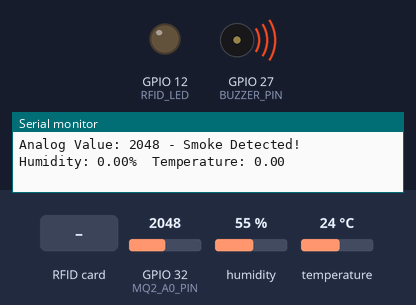
Recording of a sketch running on a simulated ESP32. On the bench: output pins drawn as LEDs (lit = HIGH), buzzer (waves = sounding), the last lines printed to the serial monitor. The test bench sets the inputs (shaded band); at power-on: GPIO 32 (MQ2_A0_PIN) = 2048, humidity 55 %, temperature 24 °C. WiFi joins after 1.5 s; servers stay silent unless stated.

Above: at 3.0 s.
3.1 s: RFID card 93 EA 90 28 held to the reader
At 5.1 s:
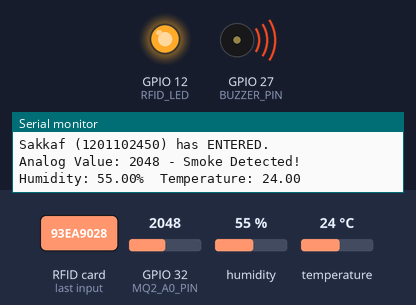
5.4 s: GPIO 32 (MQ2_A0_PIN) set to 1038
7.1 s: GPIO 32 (MQ2_A0_PIN) set to 946
At 8.9 s:
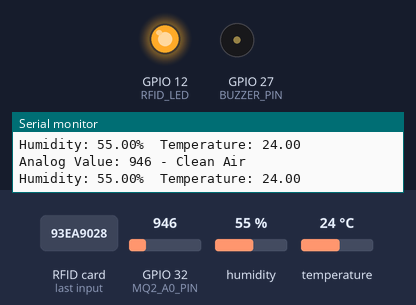
9.5 s: GPIO 32 (MQ2_A0_PIN) set to 1040
At 10.5 s:
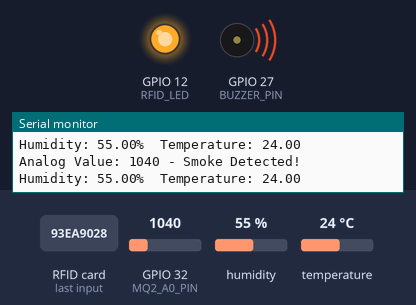
11.6 s: GPIO 32 (MQ2_A0_PIN) set to 960
At 13.3 s:
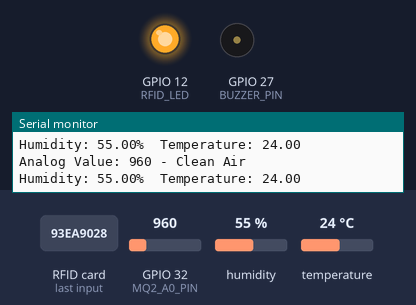
Timing chart, 0 to 14.8 s (numbered marks = the images above; inputs shaded):
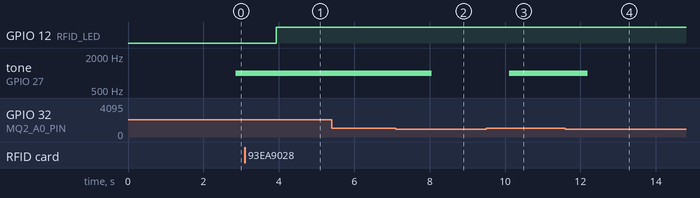

The sketch:

ESP32_RFID_LED_DHT22_FAN__MQ2_Buzzer_Blynk.ino
```cpp
//BLYNK
#define BLYNK_TEMPLATE_ID ""
#define BLYNK_TEMPLATE_NAME ""
#define BLYNK_AUTH_TOKEN    ""
//WIFI
const char* ssid     = "";
const char* password = "";
//LIBRARIES
#include <WiFi.h>
#include <BlynkSimpleEsp32.h>
#include <SPI.h>
#include <MFRC522.h>
#include "DHT.h"
//PINS
#define DHTPIN 15
#define DHTTYPE DHT22
#define SS_PIN   21
#define RST_PIN  22
#define RFID_LED  12
#define DHT_FAN 25
#define MQ2_A0_PIN 32
#define BUZZER_PIN 27

#define Virt_RFID V0
#define Virt_Lights V1
#define Virt_NumPeople V2
#define Virt_DHTstatus V3
#define Virt_Temperature V4
#define Virt_Humidity V5
#define Virt_Fan V6
#define Virt_AirQuality V8
#define Virt_Buzzer V7

DHT dht(DHTPIN, DHTTYPE);
MFRC522 rfid(SS_PIN, RST_PIN);

//USER DATABASE
struct User {
  byte uid[4];
  const char* name;
  const char* id;
  bool  isInside;
};

User users[] = {
  {{0x93, 0xEA, 0x90, 0x28}, "Sakkaf", "1201102450", false},
  {{0xC3, 0x0A, 0xD4, 0x2C}, "Ghaleb", "1201102570", false}
};
const int userCount = sizeof(users) / sizeof(users[0]);
int numPeople = 0;
float h, t;

void setup() {
  Serial.begin(9600);

  Blynk.begin(BLYNK_AUTH_TOKEN, ssid, password);

  SPI.begin();
  rfid.PCD_Init();
  delay(4);
  rfid.PCD_SetAntennaGain(rfid.RxGain_max);

  pinMode(RFID_LED, OUTPUT);
  pinMode(DHT_FAN, OUTPUT);
  dht.begin();

  pinMode(MQ2_A0_PIN , INPUT);
  pinMode(BUZZER_PIN, OUTPUT);
  digitalWrite(BUZZER_PIN, LOW);

}

void loop() {
  Blynk.run();
  delay(1000);
  int analogValue = analogRead(MQ2_A0_PIN);

  Serial.print("Analog Value: ");
  Serial.print(analogValue);
  Blynk.virtualWrite(Virt_AirQuality, analogValue);

  if (analogValue > 1000) {
    tone(BUZZER_PIN, 1000);
    Serial.println(" - Smoke Detected!");
    Blynk.virtualWrite(Virt_Buzzer, 1);
  } else {
    noTone(BUZZER_PIN);
    Serial.println(" - Clean Air");
    Blynk.virtualWrite(Virt_Buzzer, 0);
  }

if(numPeople > 0)
{
  Blynk.virtualWrite(Virt_DHTstatus, 1);
  h = dht.readHumidity();
  t = dht.readTemperature();
}
else
{
  Blynk.virtualWrite(Virt_DHTstatus, 0);
  h = 0;
  t = 0;
}

Blynk.virtualWrite(Virt_Temperature, t);
Blynk.virtualWrite(Virt_Humidity, h);
  Serial.print(F("Humidity: "));
  Serial.print(h);
  Serial.print(F("%  Temperature: "));
  Serial.print(t);
  Serial.print(F("\n"));

if(t>30.0)
{
  Blynk.virtualWrite(Virt_Fan, 1);
  digitalWrite(DHT_FAN, HIGH);
}
else
{
  Blynk.virtualWrite(Virt_Fan, 0);
  digitalWrite(DHT_FAN, LOW);
}

  if (!rfid.PICC_IsNewCardPresent() || !rfid.PICC_ReadCardSerial())
    return;

  char msg[64];
  bool found = false;

  for (int i = 0; i < userCount; i++) {
    if (memcmp(rfid.uid.uidByte, users[i].uid, 4) == 0) {

      if (!users[i].isInside) {
        snprintf(msg, sizeof(msg), "%s (%s) has ENTERED.", users[i].name, users[i].id);
        numPeople++;
        users[i].isInside = true;
      } else {
        snprintf(msg, sizeof(msg), "%s (%s) has LEFT.", users[i].name, users[i].id);
        numPeople--;
        users[i].isInside = false;
      }
      Serial.println(msg);
      Blynk.virtualWrite(Virt_RFID, msg);
      found = true;
      break;
    }
  }

  if (!found) {
    strcpy(msg, "Unknown tag. Access denied.");
    Serial.println(msg);
    Blynk.virtualWrite(Virt_RFID, msg);
  }

  bool anyoneInside = false;
  for (int i = 0; i < userCount; i++) {
    if (users[i].isInside) {
      anyoneInside = true;
      break;
    }
  }
  digitalWrite(RFID_LED, anyoneInside ? HIGH : LOW);
  Blynk.virtualWrite(Virt_Lights, anyoneInside ? 255 : 0);
  Blynk.virtualWrite(Virt_NumPeople, numPeople);

  rfid.PICC_HaltA();
  rfid.PCD_StopCrypto1();
}
```

Measured:
- the behaviour switches between 1001 and 1000 on GPIO 32 (MQ2_A0_PIN) (found by bisection; images 1 and 2)
- after the input at 3.1 s, GPIO 12 (RFID_LED): LOW → HIGH after 0.84 s
- after the input at 7.1 s, tone on GPIO 27 (BUZZER_PIN): 1000 Hz → silent after 0.95 s
- after the input at 9.5 s, tone on GPIO 27 (BUZZER_PIN): silent → 1000 Hz after 0.61 s
- after the input at 11.6 s, tone on GPIO 27 (BUZZER_PIN): 1000 Hz → silent after 0.59 s
